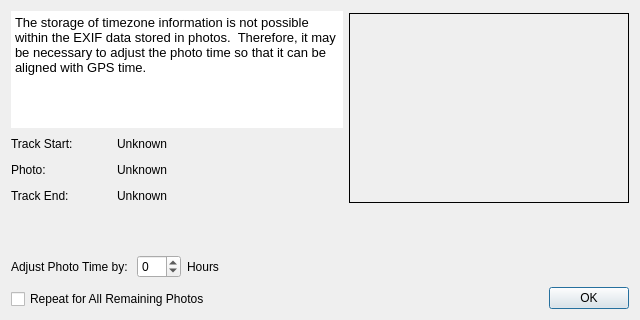
<?xml version="1.0" encoding="UTF-8"?>
<ui version="4.0">
 <class>PhotoImportDialog</class>
 <widget class="QDialog" name="PhotoImportDialog">
  <property name="geometry">
   <rect>
    <x>0</x>
    <y>0</y>
    <width>640</width>
    <height>320</height>
   </rect>
  </property>
  <property name="minimumSize">
   <size>
    <width>640</width>
    <height>320</height>
   </size>
  </property>
  <property name="maximumSize">
   <size>
    <width>640</width>
    <height>320</height>
   </size>
  </property>
  <property name="windowTitle">
   <string>Photo Import</string>
  </property>
  <property name="windowIcon">
   <iconset resource="icons.qrc">
    <normaloff>:/appimage/POI.png</normaloff>:/appimage/POI.png</iconset>
  </property>
  <layout class="QVBoxLayout" name="verticalLayout">
   <item>
    <layout class="QHBoxLayout" name="horizontalLayout_5">
     <property name="rightMargin">
      <number>0</number>
     </property>
     <item>
      <layout class="QVBoxLayout" name="verticalLayout_2">
       <property name="bottomMargin">
        <number>0</number>
       </property>
       <item>
        <widget class="QTextEdit" name="textEdit">
         <property name="minimumSize">
          <size>
           <width>0</width>
           <height>110</height>
          </size>
         </property>
         <property name="maximumSize">
          <size>
           <width>16777215</width>
           <height>120</height>
          </size>
         </property>
         <property name="focusPolicy">
          <enum>Qt::NoFocus</enum>
         </property>
         <property name="contextMenuPolicy">
          <enum>Qt::NoContextMenu</enum>
         </property>
         <property name="acceptDrops">
          <bool>false</bool>
         </property>
         <property name="frameShape">
          <enum>QFrame::NoFrame</enum>
         </property>
         <property name="frameShadow">
          <enum>QFrame::Plain</enum>
         </property>
         <property name="lineWidth">
          <number>0</number>
         </property>
         <property name="verticalScrollBarPolicy">
          <enum>Qt::ScrollBarAlwaysOff</enum>
         </property>
         <property name="horizontalScrollBarPolicy">
          <enum>Qt::ScrollBarAlwaysOff</enum>
         </property>
         <property name="undoRedoEnabled">
          <bool>false</bool>
         </property>
         <property name="readOnly">
          <bool>true</bool>
         </property>
         <property name="html">
          <string>&lt;!DOCTYPE HTML PUBLIC &quot;-//W3C//DTD HTML 4.0//EN&quot; &quot;http://www.w3.org/TR/REC-html40/strict.dtd&quot;&gt;
&lt;html&gt;&lt;head&gt;&lt;meta name=&quot;qrichtext&quot; content=&quot;1&quot; /&gt;&lt;meta charset=&quot;utf-8&quot; /&gt;&lt;style type=&quot;text/css&quot;&gt;
p, li { white-space: pre-wrap; }
&lt;/style&gt;&lt;/head&gt;&lt;body style=&quot; font-family:'Sans Serif'; font-size:9pt; font-weight:400; font-style:normal;&quot;&gt;
&lt;p style=&quot; margin-top:0px; margin-bottom:0px; margin-left:0px; margin-right:0px; -qt-block-indent:0; text-indent:0px;&quot;&gt;&lt;span style=&quot; font-family:'Noto Sans'; font-size:10pt;&quot;&gt;The storage of timezone information is not possible within the EXIF data stored in photos.  Therefore, it may be necessary to adjust the photo time so that it can be aligned with GPS time.&lt;/span&gt;&lt;/p&gt;&lt;/body&gt;&lt;/html&gt;</string>
         </property>
        </widget>
       </item>
       <item>
        <layout class="QHBoxLayout" name="horizontalLayout_2">
         <item>
          <widget class="QLabel" name="label_2">
           <property name="minimumSize">
            <size>
             <width>100</width>
             <height>0</height>
            </size>
           </property>
           <property name="maximumSize">
            <size>
             <width>100</width>
             <height>16777215</height>
            </size>
           </property>
           <property name="text">
            <string>Track Start:</string>
           </property>
          </widget>
         </item>
         <item>
          <widget class="QLabel" name="label_trackStartTime">
           <property name="text">
            <string>Unknown</string>
           </property>
          </widget>
         </item>
         <item>
          <spacer name="horizontalSpacer_2">
           <property name="orientation">
            <enum>Qt::Horizontal</enum>
           </property>
           <property name="sizeHint" stdset="0">
            <size>
             <width>40</width>
             <height>20</height>
            </size>
           </property>
          </spacer>
         </item>
        </layout>
       </item>
       <item>
        <layout class="QHBoxLayout" name="horizontalLayout">
         <item>
          <widget class="QLabel" name="label">
           <property name="minimumSize">
            <size>
             <width>100</width>
             <height>0</height>
            </size>
           </property>
           <property name="maximumSize">
            <size>
             <width>100</width>
             <height>16777215</height>
            </size>
           </property>
           <property name="text">
            <string>Photo:</string>
           </property>
          </widget>
         </item>
         <item>
          <widget class="QLabel" name="label_photoTime">
           <property name="text">
            <string>Unknown</string>
           </property>
          </widget>
         </item>
         <item>
          <spacer name="horizontalSpacer">
           <property name="orientation">
            <enum>Qt::Horizontal</enum>
           </property>
           <property name="sizeHint" stdset="0">
            <size>
             <width>40</width>
             <height>20</height>
            </size>
           </property>
          </spacer>
         </item>
        </layout>
       </item>
       <item>
        <layout class="QHBoxLayout" name="horizontalLayout_3">
         <item>
          <widget class="QLabel" name="label_3">
           <property name="minimumSize">
            <size>
             <width>100</width>
             <height>0</height>
            </size>
           </property>
           <property name="maximumSize">
            <size>
             <width>100</width>
             <height>16777215</height>
            </size>
           </property>
           <property name="text">
            <string>Track End:</string>
           </property>
          </widget>
         </item>
         <item>
          <widget class="QLabel" name="label_trackEndTime">
           <property name="text">
            <string>Unknown</string>
           </property>
          </widget>
         </item>
         <item>
          <spacer name="horizontalSpacer_3">
           <property name="orientation">
            <enum>Qt::Horizontal</enum>
           </property>
           <property name="sizeHint" stdset="0">
            <size>
             <width>40</width>
             <height>20</height>
            </size>
           </property>
          </spacer>
         </item>
        </layout>
       </item>
      </layout>
     </item>
     <item>
      <widget class="QLabel" name="label_photo">
       <property name="minimumSize">
        <size>
         <width>280</width>
         <height>190</height>
        </size>
       </property>
       <property name="maximumSize">
        <size>
         <width>280</width>
         <height>190</height>
        </size>
       </property>
       <property name="frameShape">
        <enum>QFrame::Panel</enum>
       </property>
       <property name="text">
        <string/>
       </property>
       <property name="pixmap">
        <pixmap resource="icons.qrc">:/icons/nullimage.png</pixmap>
       </property>
       <property name="scaledContents">
        <bool>true</bool>
       </property>
      </widget>
     </item>
    </layout>
   </item>
   <item>
    <spacer name="verticalSpacer_2">
     <property name="orientation">
      <enum>Qt::Vertical</enum>
     </property>
     <property name="sizeHint" stdset="0">
      <size>
       <width>20</width>
       <height>40</height>
      </size>
     </property>
    </spacer>
   </item>
   <item>
    <layout class="QHBoxLayout" name="horizontalLayout_6">
     <property name="bottomMargin">
      <number>0</number>
     </property>
     <item>
      <layout class="QVBoxLayout" name="verticalLayout_3">
       <property name="bottomMargin">
        <number>0</number>
       </property>
       <item>
        <layout class="QHBoxLayout" name="horizontalLayout_4">
         <item>
          <widget class="QLabel" name="label_7">
           <property name="text">
            <string>Adjust Photo Time by: </string>
           </property>
          </widget>
         </item>
         <item>
          <widget class="QSpinBox" name="spinBox_adjustHours">
           <property name="minimum">
            <number>-11</number>
           </property>
           <property name="maximum">
            <number>11</number>
           </property>
          </widget>
         </item>
         <item>
          <widget class="QLabel" name="label_8">
           <property name="text">
            <string>Hours</string>
           </property>
          </widget>
         </item>
         <item>
          <spacer name="horizontalSpacer_4">
           <property name="orientation">
            <enum>Qt::Horizontal</enum>
           </property>
           <property name="sizeHint" stdset="0">
            <size>
             <width>40</width>
             <height>20</height>
            </size>
           </property>
          </spacer>
         </item>
        </layout>
       </item>
       <item>
        <widget class="QCheckBox" name="checkBox_repeat">
         <property name="sizePolicy">
          <sizepolicy hsizetype="MinimumExpanding" vsizetype="Fixed">
           <horstretch>0</horstretch>
           <verstretch>0</verstretch>
          </sizepolicy>
         </property>
         <property name="text">
          <string>Repeat for All Remaining Photos</string>
         </property>
        </widget>
       </item>
      </layout>
     </item>
     <item>
      <layout class="QVBoxLayout" name="verticalLayout_4">
       <property name="rightMargin">
        <number>0</number>
       </property>
       <item>
        <spacer name="verticalSpacer">
         <property name="orientation">
          <enum>Qt::Vertical</enum>
         </property>
         <property name="sizeHint" stdset="0">
          <size>
           <width>20</width>
           <height>40</height>
          </size>
         </property>
        </spacer>
       </item>
       <item>
        <widget class="QDialogButtonBox" name="buttonBox">
         <property name="sizePolicy">
          <sizepolicy hsizetype="Maximum" vsizetype="Fixed">
           <horstretch>0</horstretch>
           <verstretch>0</verstretch>
          </sizepolicy>
         </property>
         <property name="maximumSize">
          <size>
           <width>120</width>
           <height>16777215</height>
          </size>
         </property>
         <property name="orientation">
          <enum>Qt::Horizontal</enum>
         </property>
         <property name="standardButtons">
          <set>QDialogButtonBox::Ok</set>
         </property>
        </widget>
       </item>
      </layout>
     </item>
    </layout>
   </item>
  </layout>
 </widget>
 <resources>
  <include location="icons.qrc"/>
 </resources>
 <connections>
  <connection>
   <sender>buttonBox</sender>
   <signal>accepted()</signal>
   <receiver>PhotoImportDialog</receiver>
   <slot>accept()</slot>
   <hints>
    <hint type="sourcelabel">
     <x>248</x>
     <y>254</y>
    </hint>
    <hint type="destinationlabel">
     <x>157</x>
     <y>274</y>
    </hint>
   </hints>
  </connection>
  <connection>
   <sender>buttonBox</sender>
   <signal>rejected()</signal>
   <receiver>PhotoImportDialog</receiver>
   <slot>reject()</slot>
   <hints>
    <hint type="sourcelabel">
     <x>316</x>
     <y>260</y>
    </hint>
    <hint type="destinationlabel">
     <x>286</x>
     <y>274</y>
    </hint>
   </hints>
  </connection>
 </connections>
</ui>
